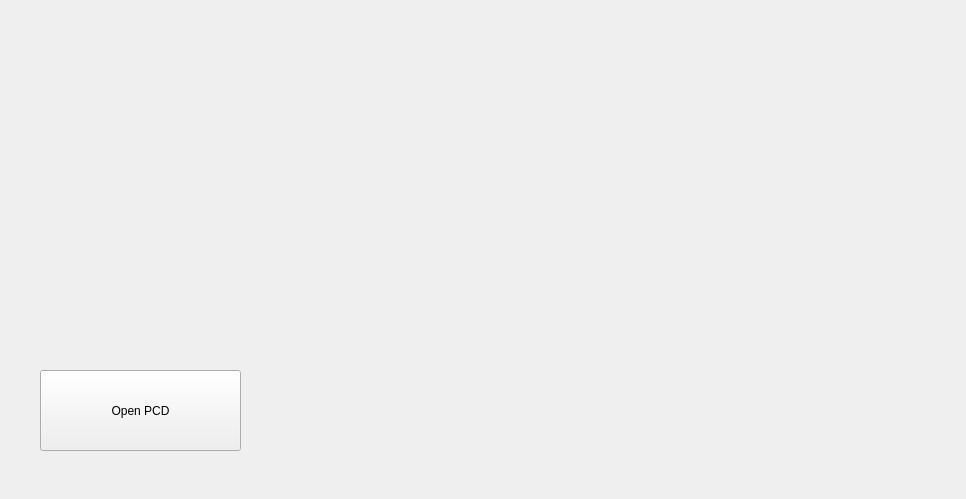
<?xml version="1.0" encoding="UTF-8"?>
<ui version="4.0">
 <class>PCLViewer</class>
 <widget class="QMainWindow" name="PCLViewer">
  <property name="geometry">
   <rect>
    <x>0</x>
    <y>0</y>
    <width>966</width>
    <height>499</height>
   </rect>
  </property>
  <property name="minimumSize">
   <size>
    <width>0</width>
    <height>0</height>
   </size>
  </property>
  <property name="maximumSize">
   <size>
    <width>5000</width>
    <height>5000</height>
   </size>
  </property>
  <property name="windowTitle">
   <string>PCLViewer</string>
  </property>
  <widget class="QWidget" name="centralwidget">
   <widget class="QVTKWidget" name="qvtkWidget" native="true">
    <property name="geometry">
     <rect>
      <x>320</x>
      <y>10</y>
      <width>640</width>
      <height>480</height>
     </rect>
    </property>
   </widget>
   <widget class="QPushButton" name="open_pcd">
    <property name="geometry">
     <rect>
      <x>40</x>
      <y>370</y>
      <width>201</width>
      <height>81</height>
     </rect>
    </property>
    <property name="text">
     <string>Open PCD</string>
    </property>
   </widget>
  </widget>
 </widget>
 <customwidgets>
  <customwidget>
   <class>QVTKWidget</class>
   <extends>QWidget</extends>
   <header>QVTKWidget.h</header>
  </customwidget>
 </customwidgets>
 <resources/>
 <connections/>
</ui>
